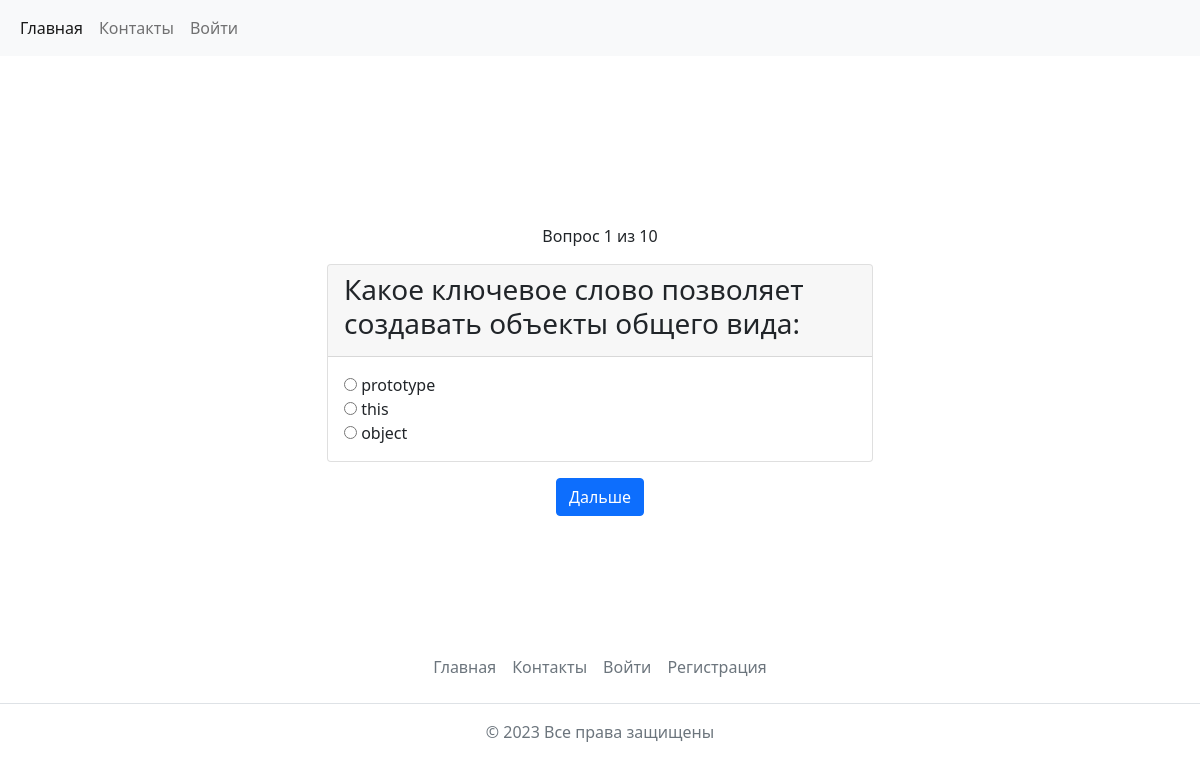
/index.php?id=5, run on the app's committed database.
### tables this page shows
CREATE TABLE `questions` (
  `id` int NOT NULL,
  `test_id` int NOT NULL,
  `question` varchar(255) NOT NULL
);

CREATE TABLE `answers` (
  `id` int NOT NULL,
  `question_id` int NOT NULL,
  `answer` varchar(255) NOT NULL,
  `score` int NOT NULL
);

### index.php (the view, shortened to what this page needs)
<?php
    include_once  'db.php';
    $id = (int) $_GET['id'];
    $testId = $id;
    $questionNum = (int) $_POST['q'];
    if (empty($questionNum)) {
        $questionNum = 0;
    }
    $questionNum++;
    $questionStart = $questionNum - 1;
    $res = $db->query("SELECT count(*) AS count FROM questions WHERE test_id = {$testId}");
    $row = $res->fetch();
    $questionCount = $row['count'];
    $showForm = 0;
    if ($questionCount >= $questionNum) {
        $showForm = 1;
        $res = $db->query("SELECT * FROM questions WHERE test_id = {$testId} LIMIT {$questionStart}, 1 ");
        $row = $res->fetch();
        $question = $row['question'];
        $questionId = $row['id'];
        $res = $db->query("SELECT * FROM answers WHERE question_id = {$questionId} ORDER BY rand()");
        $answers = $res->fetchAll();
    }
    else {
        $score = $_SESSION['test_score'];
        $res = $db->query("SELECT * FROM results WHERE test_id = {$testId} AND score_min <= {$score} AND score_max >= {$score}");
        $row = $res->fetch();
        $result = $row['result'];
    }
?>
<!DOCTYPE html>
<html lang="ru">
<head>
    <link href="https://cdn.jsdelivr.net/npm/bootstrap@5.0.2/dist/css/bootstrap.min.css" rel="stylesheet">
    <link rel="stylesheet" href="css/app.css">
</head>
<body>
<div class="wrapper">
    <div class="content mb-5">
        <nav class="navbar navbar-expand-lg navbar-light bg-light">
            <div class="container-fluid">
                <div class="collapse navbar-collapse" id="navbarNav">
                <ul class="navbar-nav">
                    <li class="nav-item">
                        <a class="nav-link active" aria-current="page" href="admin.php">Главная</a>
                    </li>
                    <li class="nav-item">
                        <a class="nav-link" href="contact.php">Контакты</a>
                    </li>
                    <li class="nav-item">
                        <a class="nav-link" href="auth.php">Войти</a>
                    </li>
                </ul>
                </div>
            </div>
        </nav>
        <div class="container form-test">
            <?php if ($showForm) { ?>
                <form action="index.php?id=<?php echo $testId; ?>" method="post">
                    <div class="row justify-content-center">
                        <div class="col-md-6">
                            <div class="text-center mt-5">
                                <p>Вопрос <?php echo $questionNum . ' из ' . $questionCount; ?></p>
                            </div>
                            <div class="card mt-3">
                                <div class="card-header">
                                    <h3><?php echo $question; ?></h3>
                                </div>
                                <div class="card-body">
                                    <?php foreach ($answers AS $answer) { ?>
                                        <div>
                                            <input type="radio" name="answer_id" required value="<?php echo $answer['id']; ?>">
                                            <?php echo $answer['answer']; ?>
                                        </div>
                                    <?php } ?>
                                </div>
                            </div>
                            <div class="text-center mt-3">
                                <?php if ($questionCount == $questionNum) { ?>
                                    <button type="submit" class="btn btn-success">Получить результат</button>
                                <?php } else { ?>
                                    <button type="submit" class="btn btn-primary">Дальше</button>
                                <?php } ?>
                            </div>
                        </div>
                    </div>
                </form>
            <?php } ?>
        </div>
    </div>
    <div class="footer">
        <footer class="py-3 my-4">
            <ul class="nav justify-content-center border-bottom pb-3 mb-3">
                <li class="nav-item"><a href="admin.php" class="nav-link px-2 text-muted">Главная</a></li>
                <li class="nav-item"><a href="contact.php" class="nav-link px-2 text-muted">Контакты</a></li>
                <li class="nav-item"><a href="auth.php" class="nav-link px-2 text-muted">Войти</a></li>
                <li class="nav-item"><a href="register.php" class="nav-link px-2 text-muted">Регистрация</a></li>
            </ul>
            <p class="text-center text-muted">&copy; <?php echo date('Y')?> Все права защищены</p>
        </footer>
    </div>
</div>
</body>
</html>

### css/app.css (style rules this page uses)
* { margin: 0; padding: 0; }
html, body { height: 100%; }
.wrapper { display: flex; flex-direction: column; min-height: 100%; }
.content { flex: 1 0 auto; }
.footer { flex: 0 0 auto; }
.form-test { margin-top: 120px; }

### data on the page
questions: question "Какое ключевое слово позволяет создавать объекты общего вида:"
answers: answer "prototype"
answers: answer "this"
answers: answer "object"

### other printed values
$questionNum "1"
$questionCount "10"
